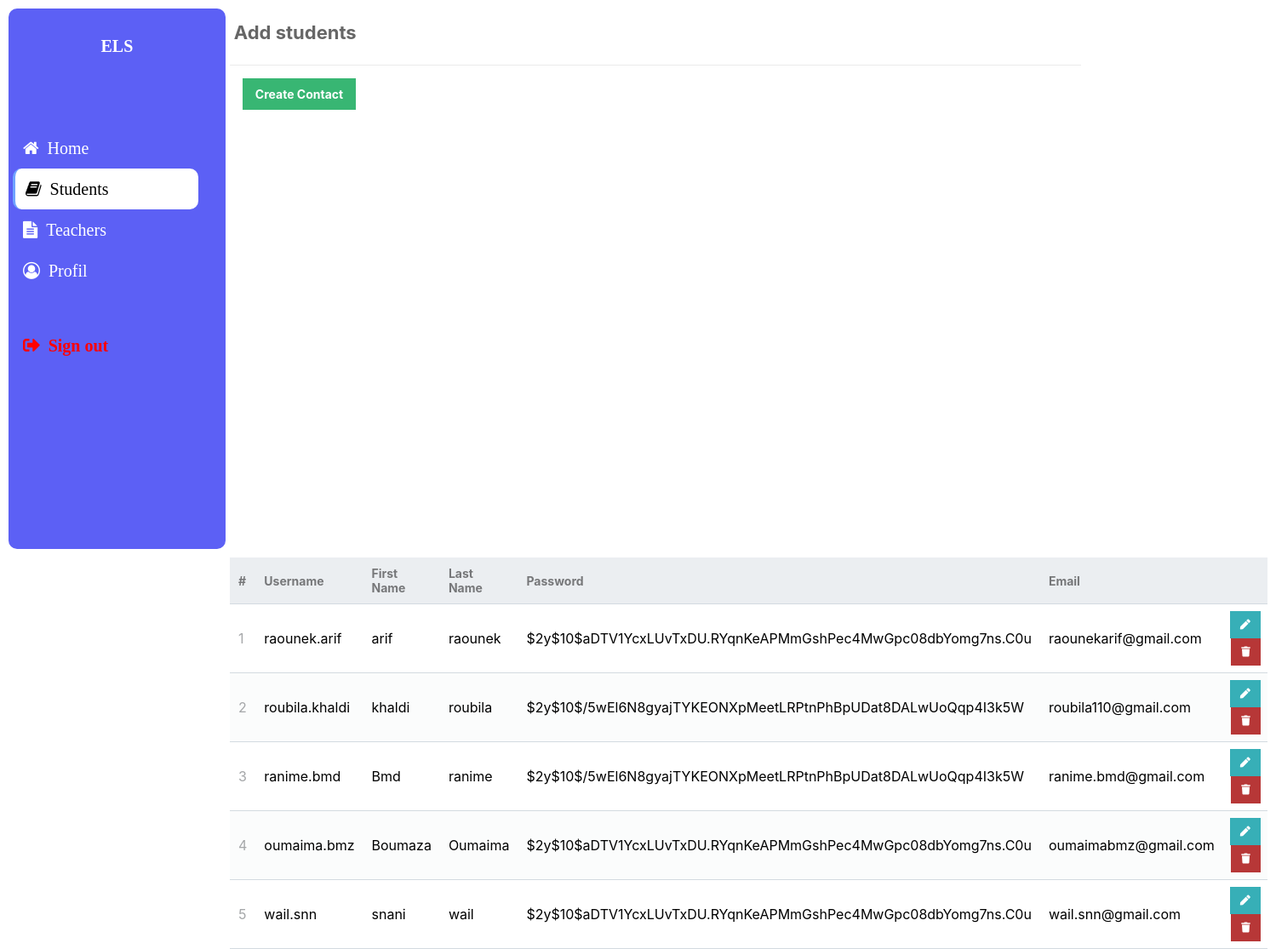
/Admin/studentsadd/read.php, run on the app's committed database.
### tables this page shows
CREATE TABLE IF NOT EXISTS `apprenants` (
	`id` int(11) NOT NULL AUTO_INCREMENT,
  	`utilisateur` varchar(50) NOT NULL,
  	`nom` varchar(50) NOT NULL,
  	`prenom` varchar(50) NOT NULL,
  	`motpasse` varchar(255) NOT NULL,
  	`email` varchar(100) NOT NULL,
    PRIMARY KEY (`id`)
);

### Admin/studentsadd/read.php (the view, shortened to what this page needs)
<?php
include 'functions.php';
$pdo = pdo_connect_mysql();
$page = isset($_GET['page']) && is_numeric($_GET['page']) ? (int)$_GET['page'] : 1;
$records_per_page = 5;
$stmt = $pdo->prepare('SELECT * FROM apprenants ORDER BY id LIMIT :current_page, :record_per_page');
$stmt->bindValue(':current_page', ($page-1)*$records_per_page, PDO::PARAM_INT);
$stmt->bindValue(':record_per_page', $records_per_page, PDO::PARAM_INT);
$stmt->execute();
$contact = $stmt->fetchAll(PDO::FETCH_ASSOC);
?>
<?=template_header('Read')?>
<div class="content read" style="margin-left:270px;">
	<h2>Add students</h2>
	<a href="create.php" class="create-contact">Create Contact</a>
	<table>
        <thead>
            <tr>
                <td>#</td>
                <td>Username</td>
                <td>First Name</td>
                <td>Last Name</td>
                <td>Password</td>
                <td>Email</td>
                <td></td>
            </tr>
        </thead>
        <tbody>
            <?php foreach ($contact as $contact): ?>
            <tr>
                <td><?=$contact['id']?></td>
                <td><?=$contact['utilisateur']?></td>
                <td><?=$contact['nom']?></td>
                <td><?=$contact['prenom']?></td>
                <td><?=$contact['motpasse']?></td>
                <td><?=$contact['email']?></td>
                <td class="actions">
                    <a href="update.php?id=<?=$contact['id']?>" class="edit"><i class="fas fa-pen fa-xs"></i></a>
                    <a href="delete.php?id=<?=$contact['id']?>" class="trash"><i class="fas fa-trash fa-xs"></i></a>
                </td>
            </tr>
            <?php endforeach; ?>
        </tbody>
    </table>
</div>
<?=template_footer()?>

### Admin/studentsadd/functions.php (shortened to what this page needs)
<?php
function template_header($title) {
echo <<<EOT
<!DOCTYPE html>
<html>
	<head>
		<meta charset="utf-8">
		<title>$title</title>
		<link href="style.css" rel="stylesheet" type="text/css">
		<link rel="stylesheet" href="https://use.fontawesome.com/releases/v5.7.1/css/all.css">
	  <link rel="stylesheet" href="https://cdnjs.cloudflare.com/ajax/libs/font-awesome/4.7.0/css/font-awesome.min.css">
	<link href="https://fonts.googleapis.com/css?family=Lato:300,400,700&display=swap" rel="stylesheet">
	<link rel="stylesheet" href="https://stackpath.bootstrapcdn.com/font-awesome/4.7.0/css/font-awesome.min.css">
	</head>
	<body>
 <div class="vert">
        <header>
        <br>
        <h1 style="color:white;">ELS</h1>
        </header>
        <br>
        <div class="vertical-menu">
            <a href="../admin.php" ><i class="fa fa-home" style="font-size:20px"> &nbsp;Home</i></a>
            <a href="read.php" class="active" ><i class="fa fa-book" style="font-size:20px"> &nbsp;Students</i></a>
            <a href="../teacheradd/read.php" ><i class="fa fa-file-text" style="font-size:20px"> &nbsp;Teachers</i></a>
            <a href="../proA.php"><i class="fa fa-user-circle-o" style="font-size:20px"> &nbsp;Profil</i></a>
            <br><br>
            <a href="../logout.html" style="color:red;"><i class="fas fa-sign-out-alt" style="font-size:20px"> &nbsp;Sign out</i></a>
        </div>
    </div>
EOT;
}
function template_footer() {
echo <<<EOT
    </body>
</html>
EOT;
}
?>

### Admin/studentsadd/style.css (style rules this page uses)
* { box-sizing: border-box; font-family: -apple-system, BlinkMacSystemFont, "segoe ui", roboto, oxygen, ubuntu, cantarell, "fira sans", "droid sans", "helvetica neue", Arial, sans-serif; font-size: 16px; -webkit-font-smoothing: antialiased; -moz-osx-font-smoothing: grayscale; }
body { background-color: #FFFFFF; margin: 0; }
.vert { float:left; width:17%; margin:10px; border-radius:10px; height:635px; background:#5c60f5; }
.vert h1 { color:Black; text-align: center; font-family: Castellar; font-size: 20px ; }
.vertical-menu { width: 218px; margin-top:50px; margin-left:5px; }
.vertical-menu a { color: white; display: block; padding: 12px; text-decoration: none; font-size:1.2rem; }
.vertical-menu a.active { background-color: white; color: black; border-radius:10px; border-left: solid #70A3FF; }
.content { width: 1000px; margin: 0 auto; }
.content h2 { margin: 0; padding: 25px 0; font-size: 22px; border-bottom: 1px solid #ebebeb; color: #666666; }
.read .create-contact { display: inline-block; text-decoration: none; background-color: #38b673; font-weight: bold; font-size: 14px; color: #FFFFFF; padding: 10px 15px; margin: 15px 10px; }
.read table { width: 100%; padding-top: 0px; border-collapse: collapse; margin-left:0px; margin-right:20px; }
.read table thead { background-color: #ebeef1; border-bottom: 1px solid #d3dae0; }
.read table thead td { padding: 10px; font-weight: bold; color: #767779; font-size: 14px; }
.read table tbody tr { border-bottom: 1px solid #d3dae0; }
.read table tbody tr:nth-child(even) { background-color: #fbfcfc; }
.read table tbody tr td { padding: 10px; }
.read table tbody tr td:nth-child(1) { color: #a5a7a9; }
.read table tbody tr td.actions { padding: 8px; text-align: right; }
.read table tbody tr td.actions .edit, .read table tbody tr td.actions .trash { display: inline-flex; text-align: right; text-decoration: none; color: #FFFFFF; padding: 10px 12px; }
.read table tbody tr td.actions .trash { background-color: #b73737; }
.read table tbody tr td.actions .edit { background-color: #37afb7; }

### data on the page
apprenants: id "1", utilisateur "raounek.arif", nom "arif", prenom "raounek", motpasse "$2y$10$aDTV1YcxLUvTxDU.RYqnKeAPMmGshPec4MwGpc08dbYomg7ns.C0u", email "raounekarif@gmail.com"
apprenants: id "2", utilisateur "roubila.khaldi", nom "khaldi", prenom "roubila", motpasse "$2y$10$/5wEl6N8gyajTYKEONXpMeetLRPtnPhBpUDat8DALwUoQqp4I3k5W", email "roubila110@gmail.com"
apprenants: id "3", utilisateur "ranime.bmd", nom "Bmd", prenom "ranime", motpasse "$2y$10$/5wEl6N8gyajTYKEONXpMeetLRPtnPhBpUDat8DALwUoQqp4I3k5W", email "ranime.bmd@gmail.com"
apprenants: id "4", utilisateur "oumaima.bmz", nom "Boumaza", prenom "Oumaima", motpasse "$2y$10$aDTV1YcxLUvTxDU.RYqnKeAPMmGshPec4MwGpc08dbYomg7ns.C0u", email "oumaimabmz@gmail.com"
apprenants: id "5", utilisateur "wail.snn", nom "snani", prenom "wail", motpasse "$2y$10$aDTV1YcxLUvTxDU.RYqnKeAPMmGshPec4MwGpc08dbYomg7ns.C0u", email "wail.snn@gmail.com"
